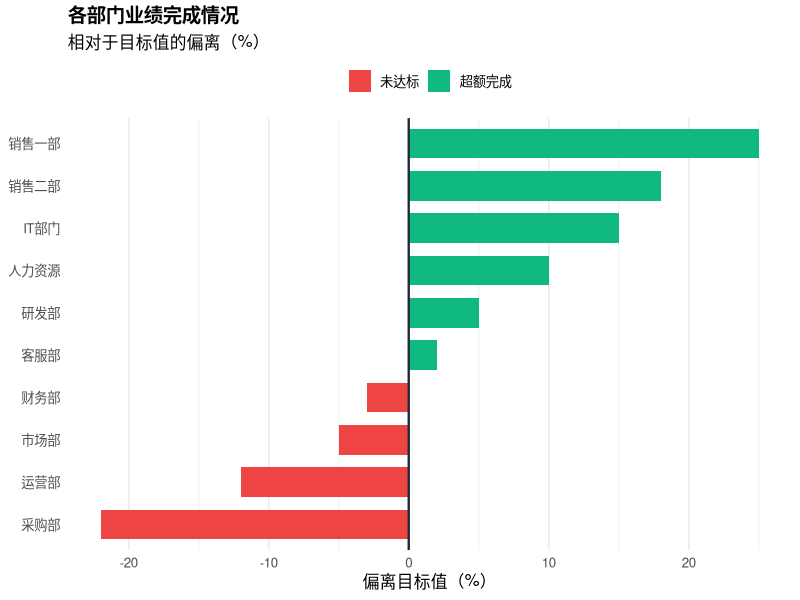
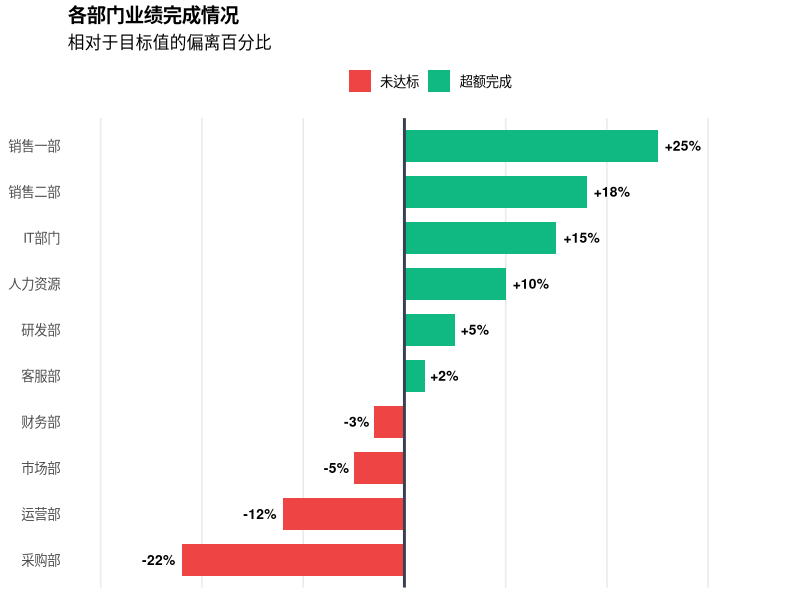
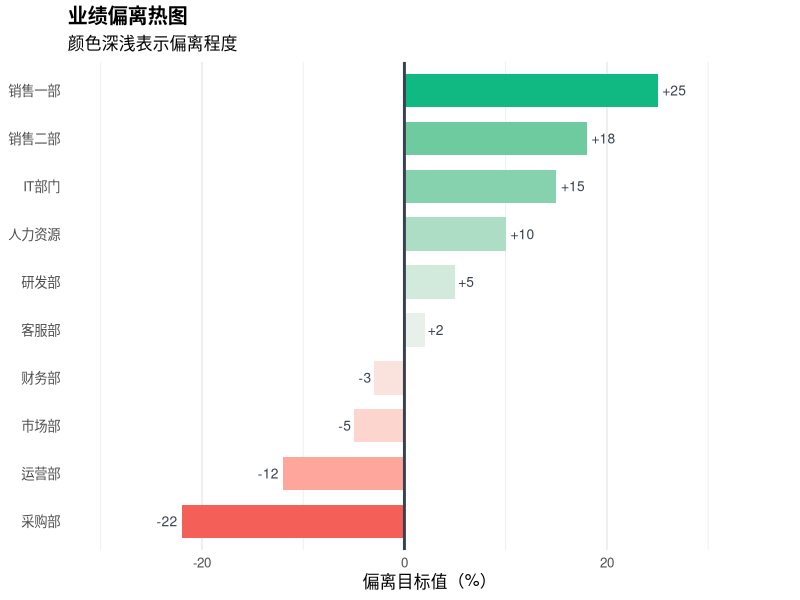
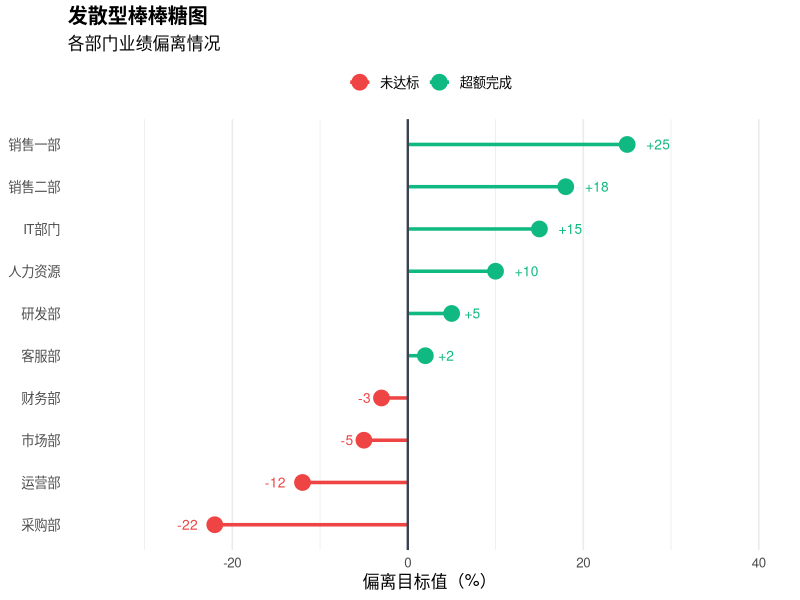
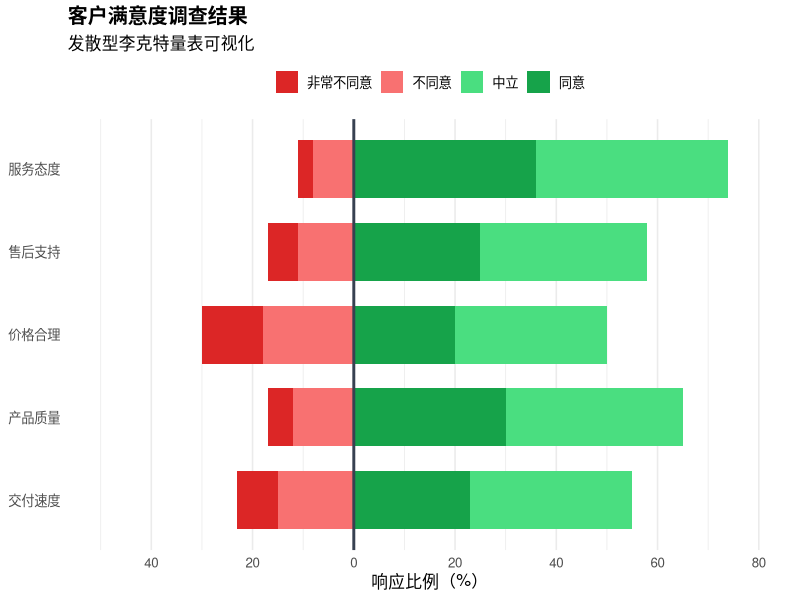
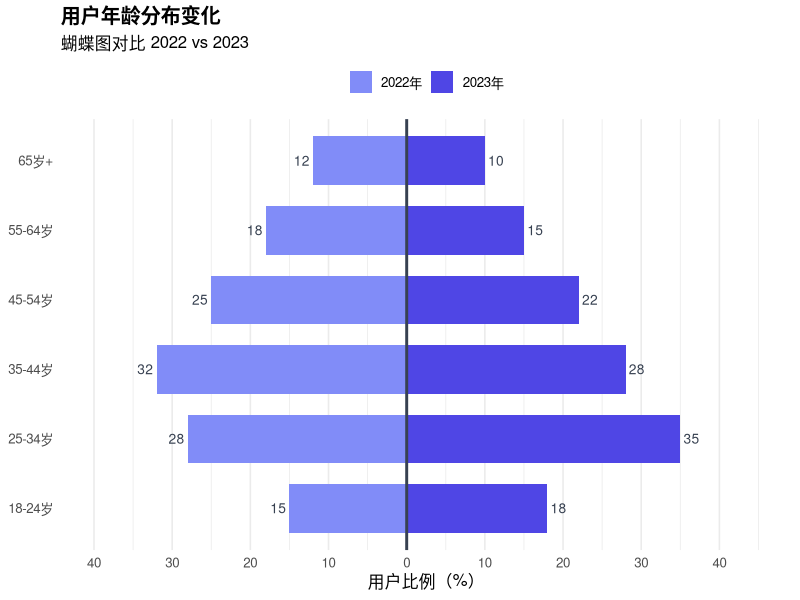
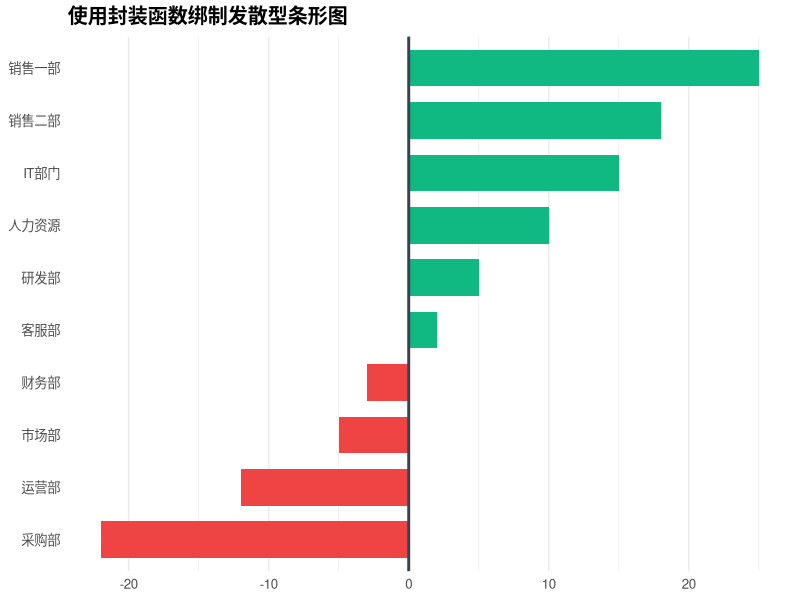

R code for these plots, in order:
## ---- chunk 1
knitr::opts_chunk$set(
    echo = TRUE,
    warning = FALSE,
    message = FALSE,
    fig.width = 9,
    fig.height = 6,
    fig.retina = 2,
    out.width = "100%",
    dpi = 150
)
## ---- chunk 2
library(ggplot2)
library(dplyr)
library(forcats)
library(scales)
## ---- chunk 3
# 创建示例数据：各部门业绩相对于目标的偏离
performance_data <- data.frame(
    department = c(
        "销售一部", "销售二部", "市场部", "研发部", "运营部",
        "客服部", "财务部", "人力资源", "采购部", "IT部门"
    ),
    actual = c(125, 118, 95, 105, 88, 102, 97, 110, 78, 115),
    target = rep(100, 10)
)

# 计算偏离值和分组
performance_data <- performance_data %>%
    mutate(
        deviation = actual - target, # 偏离值
        status = ifelse(deviation >= 0, "超额完成", "未达标"),
        department = fct_reorder(department, deviation) # 按偏离值排序
    )

performance_data
## ---- chunk 4
ggplot(performance_data, aes(x = deviation, y = department, fill = status)) +
    geom_col(width = 0.7) +
    # 添加基准线
    geom_vline(xintercept = 0, color = "#1f2937", linewidth = 0.8) +
    # 颜色设置
    scale_fill_manual(
        values = c("超额完成" = "#10b981", "未达标" = "#ef4444")
    ) +
    labs(
        title = "各部门业绩完成情况",
        subtitle = "相对于目标值的偏离（%）",
        x = "偏离目标值（%）",
        y = NULL,
        fill = NULL
    ) +
    theme_minimal(base_size = 12) +
    theme(
        panel.grid.major.y = element_blank(),
        legend.position = "top",
        plot.title = element_text(face = "bold", size = 14)
    )
## ---- chunk 5
ggplot(performance_data, aes(x = deviation, y = department, fill = status)) +
    geom_col(width = 0.7) +
    geom_vline(xintercept = 0, color = "#374151", linewidth = 1) +
    # 添加数值标签
    geom_text(
        aes(
            label = paste0(ifelse(deviation > 0, "+", ""), deviation, "%"),
            hjust = ifelse(deviation >= 0, -0.2, 1.2)
        ),
        size = 3.5,
        fontface = "bold"
    ) +
    scale_fill_manual(
        values = c("超额完成" = "#10b981", "未达标" = "#ef4444")
    ) +
    scale_x_continuous(
        limits = c(-30, 35),
        breaks = seq(-30, 30, by = 10)
    ) +
    labs(
        title = "各部门业绩完成情况",
        subtitle = "相对于目标值的偏离百分比",
        x = NULL,
        y = NULL,
        fill = NULL
    ) +
    theme_minimal(base_size = 12) +
    theme(
        panel.grid.major.y = element_blank(),
        panel.grid.minor = element_blank(),
        legend.position = "top",
        plot.title = element_text(face = "bold", size = 14),
        axis.text.x = element_blank()
    )
## ---- chunk 6
ggplot(performance_data, aes(x = deviation, y = department, fill = deviation)) +
    geom_col(width = 0.7) +
    geom_vline(xintercept = 0, color = "#374151", linewidth = 1) +
    geom_text(
        aes(
            label = paste0(ifelse(deviation > 0, "+", ""), deviation),
            hjust = ifelse(deviation >= 0, -0.2, 1.2)
        ),
        size = 3.5,
        color = "#374151"
    ) +
    # 发散型渐变色
    scale_fill_gradient2(
        low = "#ef4444", # 负值颜色
        mid = "#f5f5f4", # 中间值颜色
        high = "#10b981", # 正值颜色
        midpoint = 0 # 中点设为0
    ) +
    scale_x_continuous(limits = c(-30, 35)) +
    labs(
        title = "业绩偏离热图",
        subtitle = "颜色深浅表示偏离程度",
        x = "偏离目标值（%）",
        y = NULL
    ) +
    theme_minimal(base_size = 12) +
    theme(
        panel.grid.major.y = element_blank(),
        legend.position = "none",
        plot.title = element_text(face = "bold")
    )
## ---- chunk 7
ggplot(performance_data, aes(x = deviation, y = department, color = status)) +
    # 绘制线段
    geom_segment(
        aes(x = 0, xend = deviation, y = department, yend = department),
        linewidth = 1.2
    ) +
    # 绘制点
    geom_point(size = 5) +
    # 基准线
    geom_vline(xintercept = 0, color = "#374151", linewidth = 0.8) +
    # 数值标签
    geom_text(
        aes(
            label = paste0(ifelse(deviation > 0, "+", ""), deviation),
            hjust = ifelse(deviation >= 0, -0.8, 1.8)
        ),
        size = 3.5,
        show.legend = FALSE
    ) +
    scale_color_manual(
        values = c("超额完成" = "#10b981", "未达标" = "#ef4444")
    ) +
    scale_x_continuous(limits = c(-35, 40)) +
    labs(
        title = "发散型棒棒糖图",
        subtitle = "各部门业绩偏离情况",
        x = "偏离目标值（%）",
        y = NULL,
        color = NULL
    ) +
    theme_minimal(base_size = 12) +
    theme(
        panel.grid.major.y = element_blank(),
        legend.position = "top",
        plot.title = element_text(face = "bold")
    )
## ---- chunk 8
# 创建李克特量表数据
likert_data <- data.frame(
    question = c("产品质量", "服务态度", "交付速度", "价格合理", "售后支持"),
    strongly_disagree = c(5, 3, 8, 12, 6),
    disagree = c(12, 8, 15, 18, 11),
    neutral = c(18, 15, 22, 20, 25),
    agree = c(35, 38, 32, 30, 33),
    strongly_agree = c(30, 36, 23, 20, 25)
)

# 转换为长格式
library(tidyr)

likert_long <- likert_data %>%
    pivot_longer(
        cols = -question,
        names_to = "response",
        values_to = "percentage"
    ) %>%
    mutate(
        response = factor(response, levels = c(
            "strongly_disagree", "disagree", "neutral", "agree", "strongly_agree"
        )),
        # 发散型处理：负面放左边，正面放右边
        percentage_adj = case_when(
            response %in% c("strongly_disagree", "disagree") ~ -percentage,
            response == "neutral" ~ 0,
            TRUE ~ percentage
        ),
        sentiment = case_when(
            response %in% c("strongly_disagree", "disagree") ~ "负面",
            response == "neutral" ~ "中性",
            TRUE ~ "正面"
        )
    )

# 计算堆叠位置
likert_stacked <- likert_long %>%
    filter(response != "neutral") %>%
    group_by(question, sentiment) %>%
    mutate(
        position = cumsum(abs(percentage_adj)) - abs(percentage_adj) / 2,
        position = ifelse(sentiment == "负面", -position, position)
    ) %>%
    ungroup()

# 绑制发散型堆叠图
ggplot(likert_stacked, aes(y = question)) +
    geom_col(
        aes(x = percentage_adj, fill = response),
        position = "stack",
        width = 0.7
    ) +
    geom_vline(xintercept = 0, color = "#374151", linewidth = 1) +
    scale_fill_manual(
        values = c(
            "strongly_disagree" = "#dc2626",
            "disagree" = "#f87171",
            "neutral" = "#d4d4d4",
            "agree" = "#4ade80",
            "strongly_agree" = "#16a34a"
        ),
        labels = c("非常不同意", "不同意", "中立", "同意", "非常同意")
    ) +
    scale_x_continuous(
        limits = c(-50, 80),
        breaks = seq(-40, 80, by = 20),
        labels = abs
    ) +
    labs(
        title = "客户满意度调查结果",
        subtitle = "发散型李克特量表可视化",
        x = "响应比例（%）",
        y = NULL,
        fill = NULL
    ) +
    theme_minimal(base_size = 12) +
    theme(
        panel.grid.major.y = element_blank(),
        legend.position = "top",
        plot.title = element_text(face = "bold")
    )
## ---- chunk 9
# 创建对比数据
compare_data <- data.frame(
    category = c("18-24岁", "25-34岁", "35-44岁", "45-54岁", "55-64岁", "65岁+"),
    group_a = c(15, 28, 32, 25, 18, 12),
    group_b = c(18, 35, 28, 22, 15, 10)
)

# 转换为发散型格式
butterfly_data <- compare_data %>%
    mutate(
        group_a = -group_a, # A组放左边（负值）
        category = factor(category, levels = category)
    ) %>%
    pivot_longer(
        cols = c(group_a, group_b),
        names_to = "group",
        values_to = "value"
    ) %>%
    mutate(
        group_label = ifelse(group == "group_a", "2022年", "2023年")
    )

ggplot(butterfly_data, aes(x = value, y = category, fill = group_label)) +
    geom_col(width = 0.7) +
    geom_vline(xintercept = 0, color = "#374151", linewidth = 1) +
    # 添加标签
    geom_text(
        aes(
            label = abs(value),
            hjust = ifelse(value < 0, 1.2, -0.2)
        ),
        size = 3.5,
        color = "#374151"
    ) +
    scale_fill_manual(values = c("2022年" = "#818cf8", "2023年" = "#4f46e5")) +
    scale_x_continuous(
        limits = c(-40, 45),
        breaks = seq(-40, 40, by = 10),
        labels = abs
    ) +
    labs(
        title = "用户年龄分布变化",
        subtitle = "蝴蝶图对比 2022 vs 2023",
        x = "用户比例（%）",
        y = NULL,
        fill = NULL
    ) +
    theme_minimal(base_size = 12) +
    theme(
        panel.grid.major.y = element_blank(),
        legend.position = "top",
        plot.title = element_text(face = "bold")
    )
## ---- chunk 10
#' 快速绘制发散型条形图
#' @param data 数据框
#' @param y_var 分类变量名（字符串）
#' @param value_var 数值变量名（字符串）
#' @param positive_color 正值颜色
#' @param negative_color 负值颜色
#' @param title 图表标题
plot_diverging_bar <- function(data, y_var, value_var,
                               positive_color = "#10b981",
                               negative_color = "#ef4444",
                               title = NULL) {
    data <- data %>%
        mutate(
            status = ifelse(.data[[value_var]] >= 0, "positive", "negative"),
            !!sym(y_var) := fct_reorder(.data[[y_var]], .data[[value_var]])
        )

    ggplot(data, aes(x = .data[[value_var]], y = .data[[y_var]], fill = status)) +
        geom_col(width = 0.7) +
        geom_vline(xintercept = 0, color = "#374151", linewidth = 1) +
        scale_fill_manual(
            values = c("positive" = positive_color, "negative" = negative_color)
        ) +
        labs(title = title, x = NULL, y = NULL) +
        theme_minimal(base_size = 12) +
        theme(
            panel.grid.major.y = element_blank(),
            legend.position = "none",
            plot.title = element_text(face = "bold")
        )
}

# 使用示例
plot_diverging_bar(
    performance_data, "department", "deviation",
    title = "使用封装函数绑制发散型条形图"
)
